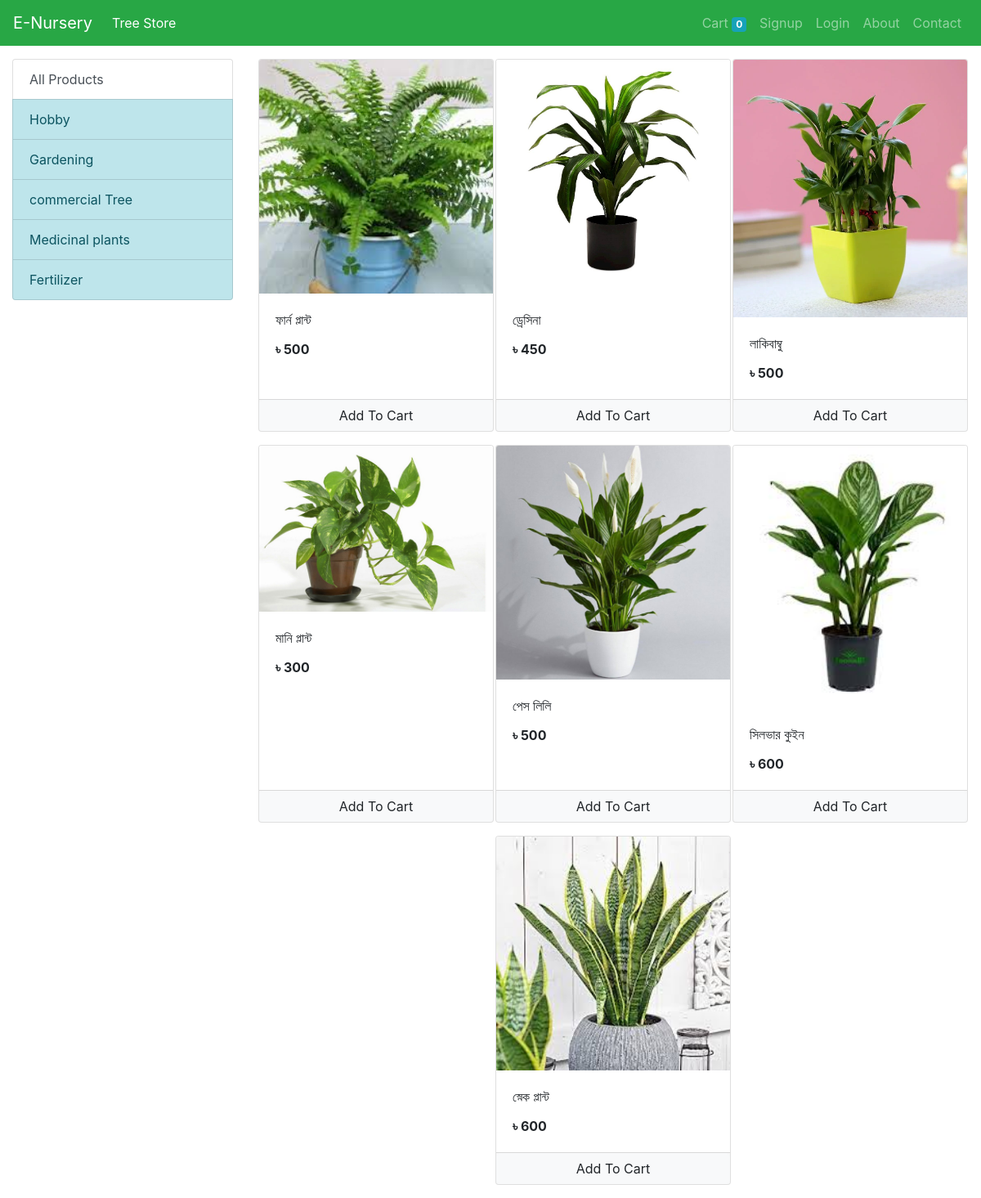
Screenshot of /store?category=5 with the database file from the repository.
### store/models/category.py (models this page shows, shortened)
class Category(models.Model):
    name = models.CharField(max_length=20)
    @staticmethod
    def get_all_categories():
        return Category.objects.all()

### store/models/product.py (models this page shows, shortened)
class Product(models.Model):
    name = models.CharField(max_length=50)
    price = models.IntegerField(default=0)
    category = models.ForeignKey(Category, on_delete=models.CASCADE, default=1)
    description = models.CharField(max_length=200, default='' , null=True , blank=True)
    image = models.ImageField(upload_to='uploads/products/')
    @staticmethod
    def get_all_products_by_categoryid(category_id):
        if category_id:
            return Product.objects.filter(category = category_id)
        else:
            return Product.get_all_products()

### store/views/home.py (the view)
# urls.py: path('' , include('store.urls')),
def store(request):
    cart = request.session.get('cart')
    if not cart:
        request.session['cart'] = {}
    products = None
    categories = Category.get_all_categories()
    categoryID = request.GET.get('category')
    if categoryID:
        products = Product.get_all_products_by_categoryid(categoryID)
    else:
        products = Product.get_all_products();
    data = {}
    data['products'] = products
    data['categories'] = categories
    print('you are : ', request.session.get('email'))
    return render(request, 'index.html', data)

### store/templatetags/cart.py (called while the page is built)
@register.filter(name='is_in_cart')
def is_in_cart(product  , cart):
    keys = cart.keys()
    for id in keys:
        if int(id) == product.id:
            return True
    return False;

### store/templatetags/custom_filter.py (called while the page is built)
@register.filter(name='currency')
def currency(number):
    return "৳ "+str(number)

### store/templates/index.html (shortened to what this page needs)
{% extends 'base.html' %}
{% block content %}
{% load cart %}
{% load custom_filter %}
<div class="container-fluid mt-3">
	<div class="row">
		<div class="col-lg-3 mx-auto">
			<div class="list-group">
				<a href="/" class="list-group-item list-group-item-action">All Products</a>
				{% for category in categories %}
				<a href="/?category={{category.id}}"
					class="list-group-item list-group-item-info">{{category.name}}</a>
				{% endfor %}
			</div>
		</div>
		<div id='products' class="col-lg-9 mx-auto">
			<div class="row mx-auto">
				{% for product in products %}
					<div class="card mx-auto mb-3" id={{product.id}} style="width: 18rem;">
						<a href="{% url 'details' product.id %}"><img class="card-img-top" src="{{product.image.url}}" alt="Card image cap"></a>
						<div class="card-body">
							<p class="card-title">{{product.name}}</p>
							<p class="card-text"><b>{{product.price|currency}}</b></p>
						</div>
						<div class="card-footer p-0 no-gutters">
							{% if product|is_in_cart:request.session.cart %}
							<div class="row no-gutters">
								<form action="/#{{product.id}}" class="col-2 " method="post">
									{% csrf_token %}
									<input hidden type="text" name='product' value='{{product.id}}'>
									<input hidden type="text" name='remove' value='True'>
									<input type="submit" value=" - " class="btn btn-block btn-light border-right">
								</form>
								<div class="text-center col">{{product|cart_quantity:request.session.cart}} in Cart</div>
								<form action="/#{{product.id}}" class="col-2 " method="post">
									{% csrf_token %}
									<input hidden type="text" name='product' value='{{product.id}}'>
									<input type="submit" value=" + " class="btn btn-block btn-light border-left">
								</form>
							</div>
							{% else %}
							<form action="/#{{product.id}}" method="POST" class="btn-block">
								<input type="submit" class="float-right btn btn-light  form-control"
									value="Add To Cart">
							</form>
							{% endif %}
						</div>
					</div>
				{% endfor %}
			</div>
		</div>
	</div>
</div>
{% endblock %}

### rows the page displays
Category: name "Hobby"
Category: name "Gardening"
Category: name "commercial Tree"
Category: name "Medicinal plants"
Category: name "Fertilizer"
Product: image (picture), name "ফার্ন প্লান্ট", price "৳ 500"
Product: image (picture), name "ড্রেসিনা", price "৳ 450"
Product: image (picture), name "লাকিবাম্বু", price "৳ 500"
Product: image (picture), name "মানি প্লান্ট", price "৳ 300"
Product: image (picture), name "পেস লিলি", price "৳ 500"
Product: image (picture), name "সিলভার কুইন", price "৳ 600"
Product: image (picture), name "স্নেক প্লান্ট", price "৳ 600"

### other values shown
{{ request.session.cart.keys|length }} "0"
